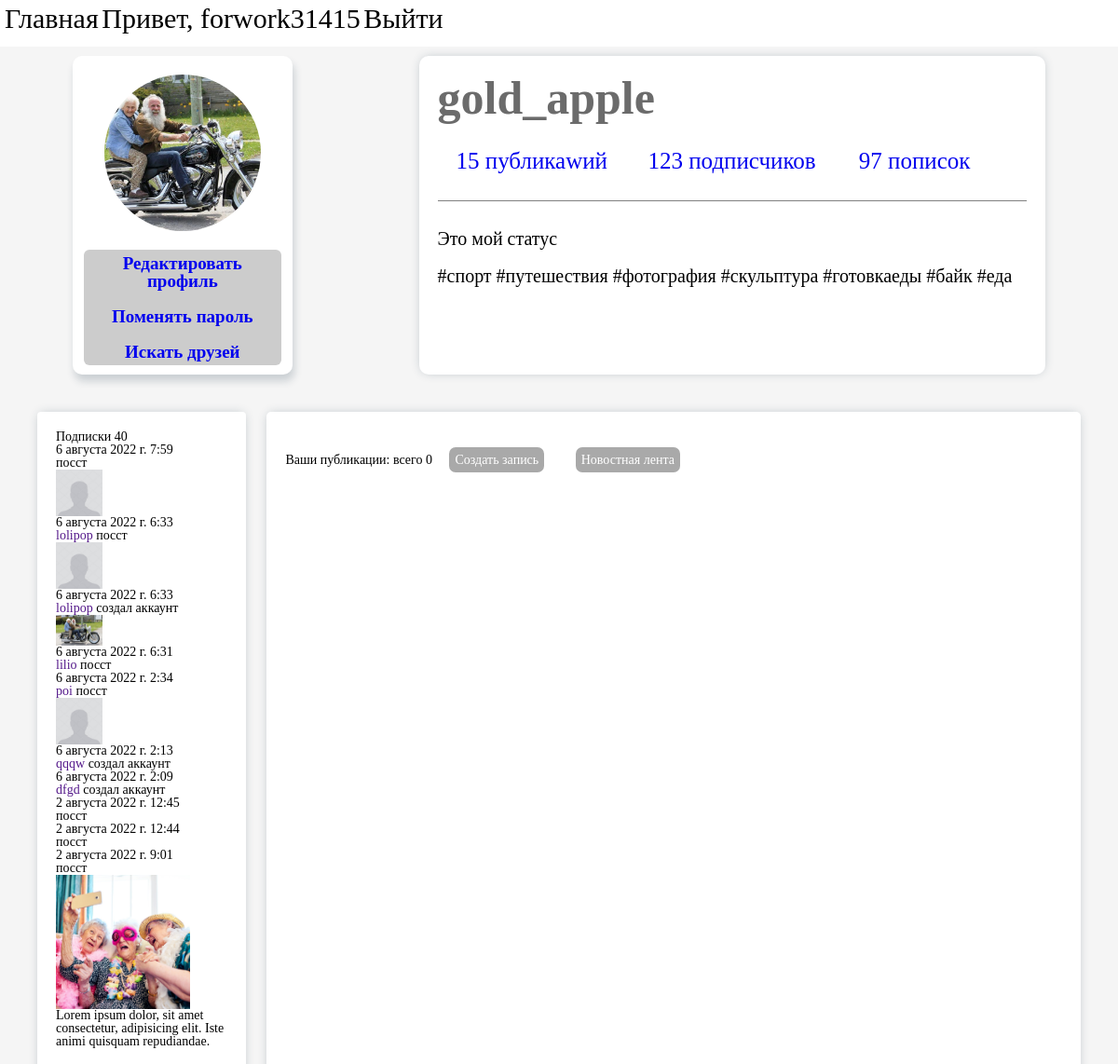
/ (signed in, upper part), run on an earlier commit of the app's database.
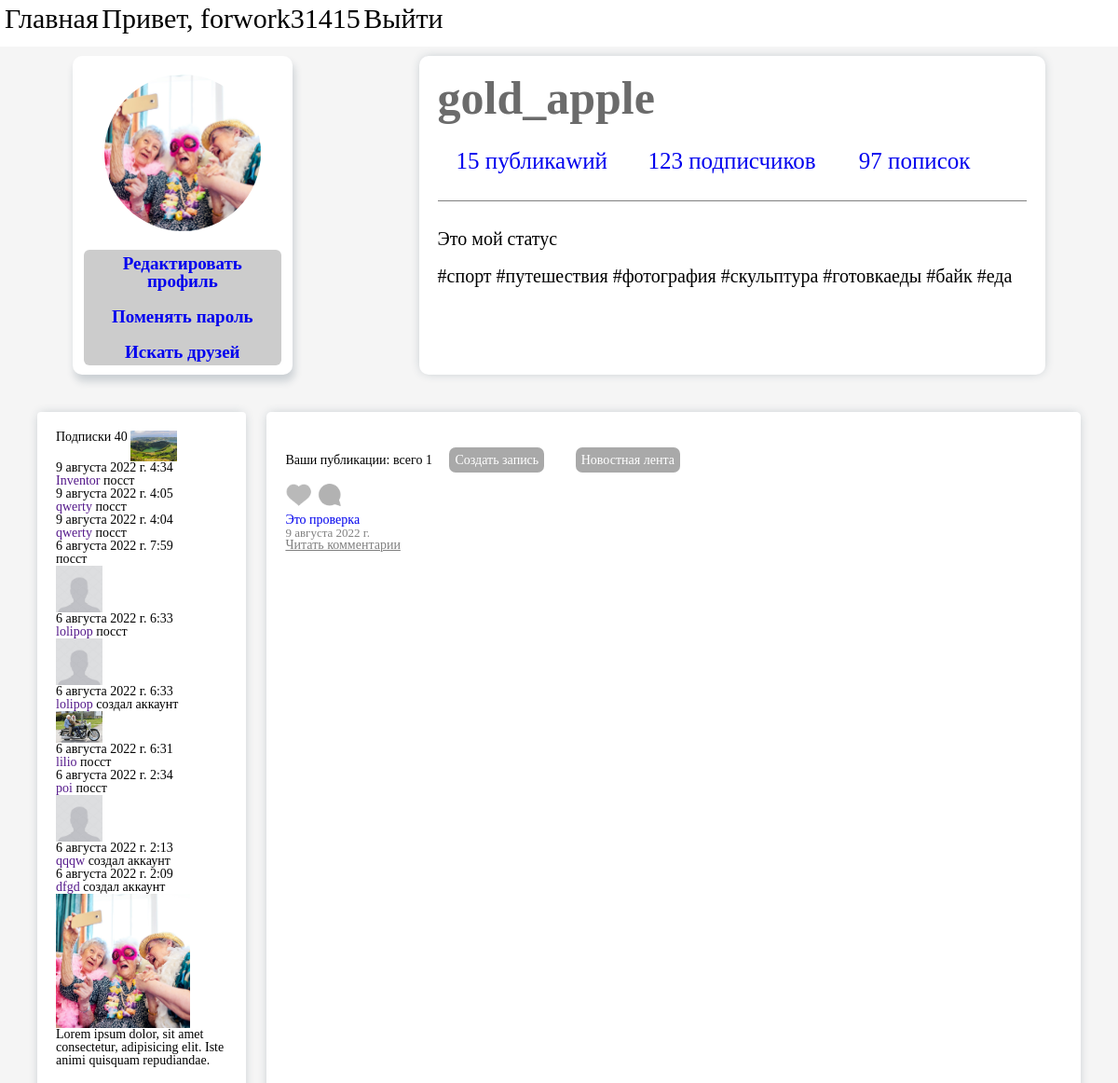
And on a later commit of the database.
### actions/models.py (models this page shows, shortened)
class Action(models.Model):
    user = models.ForeignKey(User, related_name='op', db_index=True, on_delete=models.CASCADE)
    verb = models.CharField(max_length=200)
    created = models.DateTimeField(auto_now_add=True, db_index=True)
    target_ct = models.ForeignKey(ContentType, blank=True, null=True, related_name='target_obj',on_delete=models.CASCADE)
    target_id = models.PositiveIntegerField(null=True, blank=True, db_index=True)
    target = GenericForeignKey('target_ct', 'target_id')
    class Meta:
        ordering = ('-created',)

### account/models.py (models this page shows, shortened)
class Profile(models.Model):
    user = models.OneToOneField(settings.AUTH_USER_MODEL, on_delete=models.CASCADE)
    date_birth = models.DateField(blank=True, null=True)
    photo = models.ImageField(upload_to='users/%Y/%m/%d', blank=True, default='defaultr/zero_photo.jpg')

### images/models.py (models this page shows, shortened)
class Image(models.Model):
    user = models.ForeignKey(User, related_name='images_created', on_delete=models.CASCADE)
    title = models.CharField(max_length=200, blank=True, null=True)
    slug = models.SlugField(max_length=200, blank=True)
    url = models.URLField(blank=True, null=True)
    image = models.ImageField(upload_to='image/%Y/%m/%d', blank=True, null=True)
    description = models.TextField(blank=True)
    created = models.DateField(auto_now_add=True, db_index=True)
    users_like = models.ManyToManyField(User, related_name='images_liked', blank=True)
    total_likes = models.PositiveIntegerField(db_index=True, default=0)

### account/views.py (the view)
# urls.py: path('', home, name='home'),
@login_required
def home(request):
    try:
        my_info = request.user.profile
    except:
        my_info = {}
    actions = Action.objects.exclude(user=request.user)
    following_ids = request.user.following.values_list('id', flat=True)
    if following_ids:
        actions = actions.filter(user_id__in=following_ids)
    actions = actions[:10]
    posts = Image.objects.filter(user=request.user)
    lenta = Image.objects.filter(user_id__in=following_ids).exclude(user=request.user)
    extra_context = { 'someshit': 'homepc', 'action' : actions,
                    'posts' : posts, 'mydata' : my_info,
                    'lenta' : lenta }
    return render(request, 'account/home.html', context=extra_context)

### account/templates/account/home.html (shortened to what this page needs)
{% extends 'base.html' %}
{% load static %}
{% block content %}
			<div class="container">
				<div class="content__block">
					<div class="content__left">
						<div class="left__items">
							<div class="left__ava">
								{% if mydata.photo %}
									<img src="{{ mydata.photo.url }}" alt="">
								{% else %}
									<img width='250px' src="{% static 'account/img/ava.jpg' %}" alt="">
								{% endif %}
							</div>
							<div class="left__edit">
								<a href="{% url 'account:edit' %}">Редактировать профиль</a>
								<br><br>
								<a href="{% url 'account:password_change' %}">Поменять пароль</a>
								<br><br>
								<a href="{% url 'account:user_list' %}">Искать друзей</a>
							</div>
						</div>
					</div>
					<div class="content__right">
						<div class="right__items">
							<div class="right__nickname">
								gold_apple
							</div>
							<div class="right__links">
								<a href="#">15 публикаwий</a>
								<a href="#">123 подписчиков </a>
								<a href="#">97 пописок </a>
							</div>
							<div class="right__status">
								Это мой статус
								<br><br>
								#спорт #путешествия #фотография #скульптура #готовкаеды #байк #еда
							</div>
						</div>
					</div>
				</div>
				<div class="content__block2">
					<div class="content__news">
						Подписки 40
						{% for i in action %}
						{% with user=i.user profile=i.user.profile %}
							{% if profile.photo %}
							<a href="{{ user.get_absolute_url }}">
								<img width="50px" src="{{ user.profile.photo.url }}" alt="">
							</a>
							{% endif %}
							<div>
								<span>
									{{ i.created }}
									<div>
										<a href="{{ user.get_absolute_url }}">{{ user.first_name }}</a>
										{{ i.verb }}
									</div>
								</span>
							</div>
						{% endwith %}
						{% endfor %}
						<div class="news">
							<div class="news__img">
								<img src="{% static 'account/img/news1.jpg' %}" alt="">
							</div>
							<div class="news__text">
								Lorem ipsum dolor, sit amet consectetur, adipisicing elit. Iste animi quisquam repudiandae.
							</div>
						</div>
					</div>
					<div class="content__pub">
						<div class="post">
							<div class="post__all">
								Ваши публикации: всего {{request.user.images_created.count}}
								<span class="post__button">
								<a href="{% url 'images:create' %}">Cоздать запись</a>
							</span>
								<span class="post__button">
								<a href="{% url 'images:create' %}">Новостная лента</a>
							</span>
							</div>
							{% for i in posts %}
							<div class="icon">
								<a href="#">
									<img width='30px' src="{% static 'account/img/heart.png' %}" alt="">
								</a>
								<a href="#">
									<img width='30px' src="{% static 'account/img/comment.png' %}" alt="">
								</a>
							</div>
							<div class="post__desc">
								<a href="{% url 'images:detail' i.id i.slug  %}">{{ i.description }}</a>
							</div>
							<div class="post__created">
								{{ i.created }}
							</div>
							<div class="post__comment">
								<a href="#">Читать комментарии</a>
							</div>
							{% endfor %}
						</div>
					</div>
				</div>
			</div>
{% endblock %}

### account/templates/base.html (shortened to what this page needs)
{% load static %}
<!DOCTYPE html>
<html lang="ru">
<head>
	<link rel="stylesheet" type="text/css" href="{% static 'account/css/home.css' %}">
	<link rel="stylesheet" type="text/css" href="{% static 'account/css/login.css' %}">
</head>
<body>
	<div class="wrapper">
		<div class="navbar">
			<div class="container">
				<a href="{% url 'account:home' %}">Главная</a>
				{% if user.is_authenticated %}
					<a href="#">Привет, {{ user.username }}</a>
					<a href="{% url 'logout' %}">Выйти</a>
				{% else %}
					<a href="{% url 'login' %}">Войти</a>
				{% endif %}
			</div>
		</div>
		<div class="content">
            {% block content %}{% endblock %}
        </div>
	</div>
</body>
</html>

What changed in the data, as far as the page shows it:
no longer on this page (row unchanged): Action: created "2 августа 2022 г. 12:45", verb "посст"
no longer on this page (row unchanged): Action: created "2 августа 2022 г. 12:44", verb "посст"
no longer on this page (row unchanged): Action: created "2 августа 2022 г. 9:01", verb "посст"
now on this page (row edited): Profile: photo (picture)
added Action: user.profile.photo (picture), created "9 августа 2022 г. 4:34", user.first_name "Inventor", verb "посст"
added Action: created "9 августа 2022 г. 4:05", user.first_name "qwerty", verb "посст"
added Action: created "9 августа 2022 г. 4:04", user.first_name "qwerty", verb "посст"
added Image: description "Это проверка", created "9 августа 2022 г."
Also different on the page:
{{ request.user.images_created.count }}: "0" → "1"
